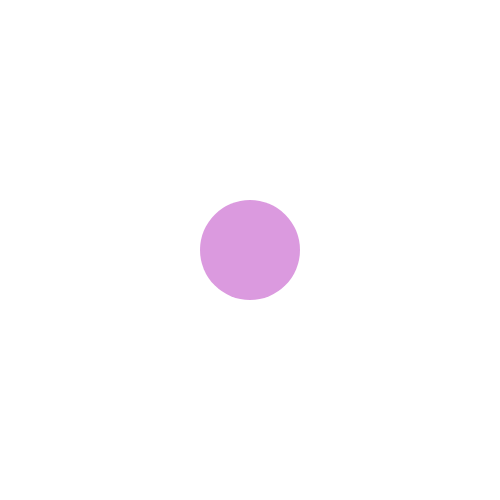
Frame 1 (no input)
Frame 60 (no input): identical to frame 1, image omitted
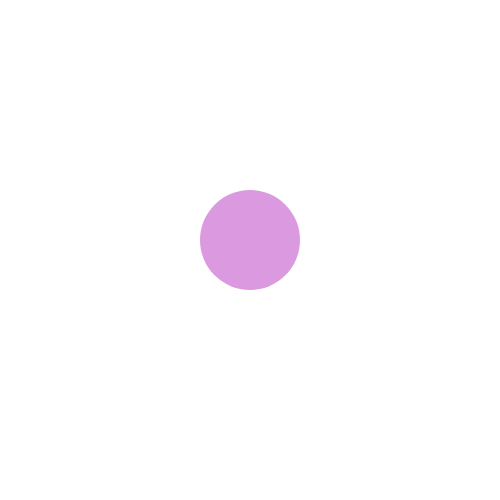
Frame 120 (the mouse pressed at the canvas centre since frame 60)

The p5.js sketch that drew these frames (run headless with seeded random() and noise() and a simulated clock; from frame 60 on, the mouse is pressed at the canvas centre):

// p5.js sketch
// ── sketch.js
var x = 250;
var y = 250;
var posY = 0; 

var value = 0;

function setup() {
  createCanvas(500,500);
	//pick colors randomly
	r = random(255);
	g = random(255);
	b = random(255);
}

function draw() {
 background(255);
 noStroke();
  
  //circle
  fill(r, g, b, 127);
  ellipse(x,y,100,100);
}

function mousePressed() {
		let d = dist(mouseX,mouseY,x,y);
	if (d < 50) {
		//move up
		y = y - 20;
	} 
		//collision detection
	if (y > 0){
		y = y + 10;
	}
}
